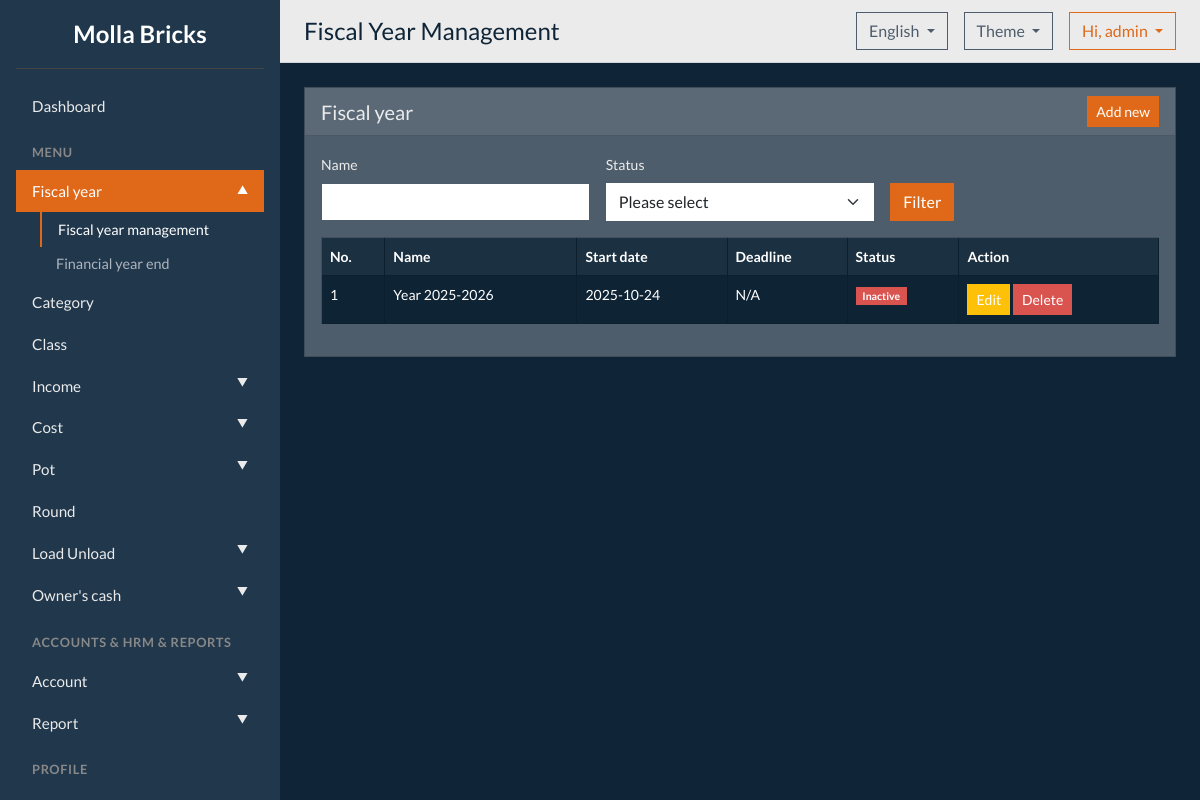
/fiscal-year/manage (signed in), run on the app's committed database.
### tables this page shows
CREATE TABLE users (id INTEGER PRIMARY KEY, username TEXT NOT NULL UNIQUE, password_hash TEXT NOT NULL, role TEXT NOT NULL DEFAULT 'admin');

CREATE TABLE financial_year_end (
                id INTEGER PRIMARY KEY,
                name TEXT NOT NULL UNIQUE,
                status TEXT,
                customer_left REAL DEFAULT 0,
                cash_in_hand REAL DEFAULT 0,
                cash_in_bank REAL DEFAULT 0,
                cash_in_mobile REAL DEFAULT 0,
                supplier_payable REAL DEFAULT 0,
                cost REAL DEFAULT 0,
                owner_provided REAL DEFAULT 0,
                owner_accepted REAL DEFAULT 0,
                description TEXT
            , start_date TEXT, end_date TEXT);

### molla_bricks/web/fiscal_year.py (the view)
@bp.route('/manage')
@login_required
def management():
    name_filter = request.args.get('name', default="", type=str)
    status_filter = request.args.get('status', default="", type=str)
    query = "SELECT id, name, start_date, end_date, status FROM financial_year_end"
    params = []
    where_clauses = []
    if name_filter:
        where_clauses.append("name LIKE ?")
        params.append(f"%{name_filter}%")
    if status_filter:
        where_clauses.append("status = ?")
        params.append(status_filter)
    if where_clauses:
        query += " WHERE " + " AND ".join(where_clauses)
    query += " ORDER BY start_date DESC"
    records = db_controller_instance.execute_query(query, tuple(params), fetch="all")
    return render_template('fiscal_year_management.html',
                           records=records,
                           name_filter=name_filter,
                           status_filter=status_filter,
                           today=datetime.now().strftime('%Y-%m-%d'))

### molla_bricks/core/db/db_controller.py (called while the page is built)
    def execute_query(self, query, params=(), fetch=None):
        try:
            with self.conn:
                cursor = self.conn.cursor()
                cursor.execute(query, params)
                if query.strip().upper().startswith('INSERT'): return cursor.lastrowid
                if query.strip().upper().startswith(('UPDATE', 'DELETE')): return cursor.rowcount
                if fetch == 'one': return cursor.fetchone()
                elif fetch == 'all': return cursor.fetchall()
        except sqlite3.Error as e: logging.error(f"Query Failed: {query} | Params: {params} | Error: {e}"); logging.error(traceback.format_exc()); return None

### molla_bricks/web/__init__.py (called while the page is built)
@login_manager.user_loader
def load_user(user_id):
    from .models import User
    return User.get(user_id)

### molla_bricks/web/models.py (called while the page is built)
    @staticmethod
    def get(user_id):
        query = "SELECT id, username, password_hash FROM users WHERE id = ?"
        user_data = db_controller_instance.execute_query(query, (user_id,), fetch="one")
        if user_data:
            return User(user_data[0], user_data[1], user_data[2])
        return None

### templates/fiscal_year_management.html (shortened to what this page needs)
{% extends "base.html" %}
{% block header_title %}{{ _('Fiscal Year Management') }}{% endblock %}
{% block content %}
<div class="card">
    <div class="card-header d-flex justify-content-between align-items-center">
        <h5 class="mb-0">{{ _('Fiscal year') }}</h5>
        <button type="button" class="btn btn-primary btn-sm" data-bs-toggle="modal" data-bs-target="#addModal">
            {{ _('Add new') }}
        </button>
    </div>
    <div class="card-body">
        <form method="GET" action="{{ url_for('fiscal_year.management') }}" class="row g-3 mb-3">
            <div class="col-md-4">
                <label for="name" class="form-label">{{ _('Name') }}</label>
                <input type="text" class="form-control" id="name" name="name" value="{{ name_filter }}">
            </div>
            <div class="col-md-4">
                <label for="status" class="form-label">{{ _('Status') }}</label>
                <select class="form-select" id="status" name="status">
                    <option value="">{{ _('Please select') }}</option>
                </select>
            </div>
            <div class="col-md-4 d-flex align-items-end">
                <button type="submit" class="btn btn-primary">{{ _('Filter') }}</button>
            </div>
        </form>
        <div class="table-responsive">
            <table class="table table-striped table-bordered">
                <thead>
                    <tr>
                        <th>{{ _('No.') }}</th>
                        <th>{{ _('Name') }}</th>
                        <th>{{ _('Start date') }}</th>
                        <th>{{ _('Deadline') }}</th>
                        <th>{{ _('Status') }}</th>
                        <th>{{ _('Action') }}</th>
                    </tr>
                </thead>
                <tbody>
                    {% for row in records %}
                    <tr>
                        <td>{{ loop.index }}</td>
                        <td>{{ row[1] }}</td> <td>{{ row[2] }}</td> <td>{{ row[3] if row[3] else 'N/A' }}</td> <td>
                            {% if row[4] == 'Active' %}
                                <span class="badge bg-success">{{ _('Active') }}</span>
                            {% else %}
                                <span class="badge bg-danger">{{ _('Inactive') }}</span>
                            {% endif %}
                        </td>
                        <td>
                            <button type="button" class="btn btn-warning btn-sm" data-bs-toggle="modal" data-bs-target="#editModal-{{ row[0] }}">
                                {{ _('Edit') }}
                            </button>
                            <form action="{{ url_for('fiscal_year.delete', year_id=row[0]) }}" method="POST" style="display: inline;" onsubmit="return confirm('{{ _('Are you sure?') }}');">
                                <button type="submit" class="btn btn-danger btn-sm">{{ _('Delete') }}</button>
                            </form>
                        </td>
                    </tr>
                    {% else %}
                    <tr>
                        <td colspan="6" class="text-center">{{ _('No Data Found') }}</td>
                    </tr>
                    {% endfor %}
                </tbody>
            </table>
        </div>
    </div>
</div>
{% endblock %}

### templates/base.html (shortened to what this page needs)
<!doctype html>
{% set theme = session.get('theme', 'superhero') %}
<html lang="{{ session.get('lang', 'en') }}" data-bs-theme="{{ theme }}">
<head>
    <link href="https://cdn.jsdelivr.net/npm/bootswatch@5.3.3/dist/{{ theme }}/bootstrap.min.css" rel="stylesheet">
    <link rel="stylesheet" href="{{ url_for('static', filename='css/style.css') }}">
</head>
<body>
    {% include 'partials/_sidebar.html' %}
    <div class="main-content">
        <header class="header">
            <h4 class="mb-0">{% block header_title %}{% endblock %}</h4>
            <div class="d-flex align-items-center">
                <div class="dropdown me-3">
                    <button class="btn btn-outline-secondary dropdown-toggle" type="button" data-bs-toggle="dropdown">
                      {% if session.get('lang') == 'bn' %} বাংলা {% else %} English {% endif %}
                    </button>
                </div>
                <div class="dropdown me-3">
                   <button class="btn btn-outline-secondary dropdown-toggle" type="button" data-bs-toggle="dropdown">
                       Theme
                   </button>
                </div>
                <div class="dropdown">
                    <button class="btn btn-outline-primary dropdown-toggle" type="button" data-bs-toggle="dropdown">
                        Hi, {{ current_user.username }}
                    </button>
                </div>
            </div>
        </header>
        <main class="page-content">
            {% block content %}{% endblock %}
        </main>
    </div>
</body>
</html>

### molla_bricks/web/static/css/style.css (style rules this page uses)
body { display: flex; height: 100vh; overflow: hidden; }
.main-content { flex-grow: 1; display: flex; flex-direction: column; height: 100vh; background-color: var(--bs-body-bg); }
.header { flex-shrink: 0; background-color: var(--bs-body-color); color: var(--bs-body-bg); border-bottom: 1px solid var(--bs-border-color); padding: 0.75rem 1.5rem; display: flex; justify-content: space-between; align-items: center; }
.page-content { flex-grow: 1; overflow-y: auto; padding: 1.5rem; }

### data on the page
users: username "admin"
financial_year_end: name "Year 2025-2026", start_date "2025-10-24", row "N/A"

### other printed values
form field status "Please select"
